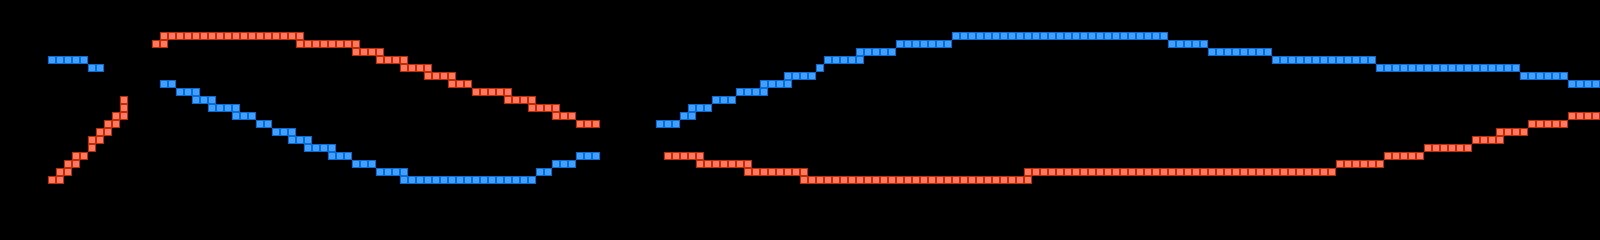

A 2D game scene composited from a Tiled map and its tileset images. What follows is a short description and the map's XML, with each tile layer's data collapsed to a summary:
An orthogonal 200x30 tile map with 8x8 px tiles, 1 tile layer (layer).

<map version="1.0" orientation="orthogonal" width="200" height="30" tilewidth="8" tileheight="8">
 <tileset firstgid="1" name="chip" tilewidth="8" tileheight="8">
  <image source="chip.png" width="128" height="128" />
 </tileset>
 <layer name="layer" width="200" height="30">
  <properties>
   <property name="object" value="true" />
  </properties>
  <data>[6000 cells, 398 non-empty, 2 distinct tile ids]</data>
 </layer>
</map>
